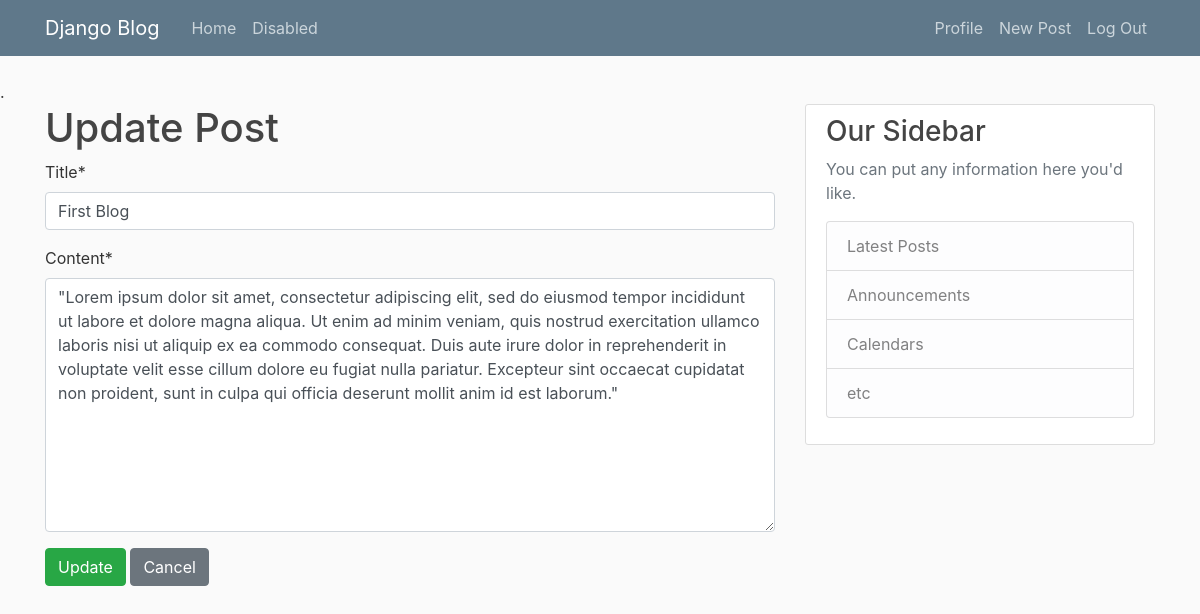
Page /post/1/update/ (signed in) on the earlier database version.
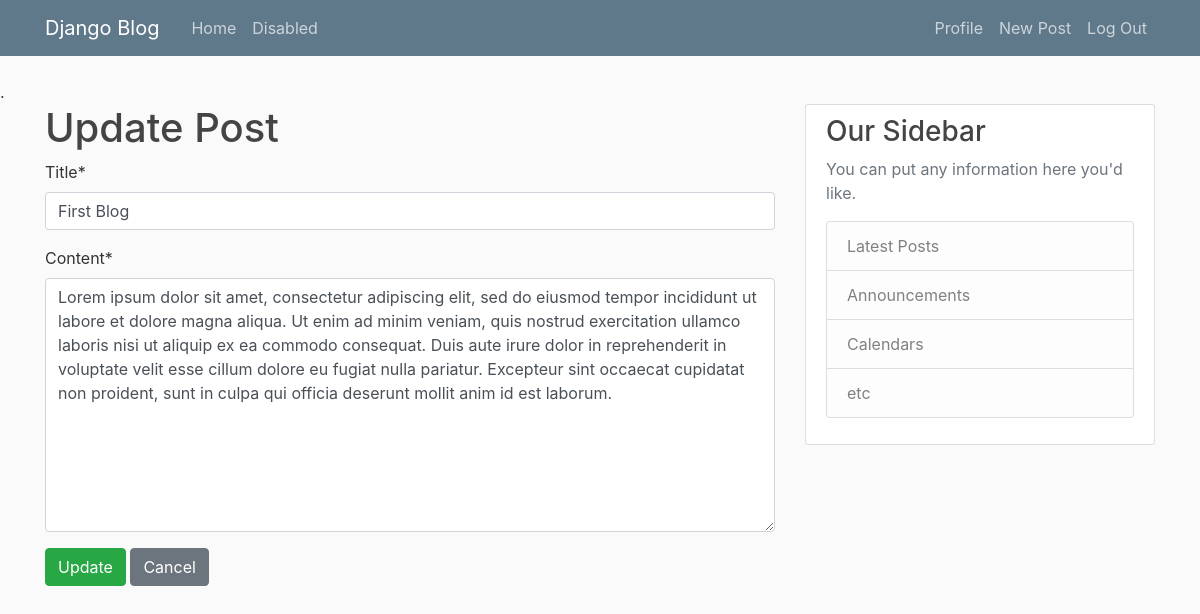
Same page on the later database version.
### main/models.py (models this page shows, shortened)
class Post(models.Model):
    title = models.CharField(max_length=300)
    content = models.TextField()
    date_posted = models.DateTimeField(default=timezone.now)
    author = models.ForeignKey(User, on_delete=models.CASCADE, related_name='post')

### main/views.py (the view, shortened to what this page needs)
# urls.py: path('post/<int:pk>/update/', PostUpdateView.as_view(), name='blog-update'),
class PostUpdateView(LoginRequiredMixin, UserPassesTestMixin, UpdateView):
    model = Post
    fields = ['title', 'content']
    template_name = 'main/update_form.html'
    def test_func(self):
        post = self.get_object()
        if self.request.user == post.author:
            return True
        return False

### main/templates/main/update_form.html (shortened to what this page needs)
{% extends 'main/base.html' %}
{% load crispy_forms_tags %}
{% block content %}
    <h1>Update Post</h1>
    <form class="form-group" method="post">
        {{form|crispy}}
        <button type="submit" class="btn btn-success">Update</button>
        <a href="{% url 'blog-detail' post.pk %}" class="btn btn-secondary">Cancel</a>
    </form>
{% endblock %}

Differences in the rows shown:
changed Post "First Blog": content "\"Lorem ipsum dolor sit amet, consectetur adipiscing elit, sed do eiusmod tempor incididunt ut labore et dolore magna aliqua. Ut enim ad minim veniam, quis nostrud exercitation ullamco laboris nisi ut aliquip ex ea commodo consequat. Duis aute irure dolor in reprehenderit in voluptate velit esse cillum dolore eu fugiat nulla pariatur. Excepteur sint occaecat cupidatat non proident, sunt in culpa qui officia deserunt mollit anim id est laborum.\"" → "Lorem ipsum dolor sit amet, consectetur adipiscing elit, sed do eiusmod tempor incididunt ut labore et dolore magna aliqua. Ut enim ad minim veniam, quis nostrud exercitation ullamco laboris nisi ut aliquip ex ea commodo consequat. Duis aute irure dolor in reprehenderit in voluptate velit esse cillum dolore eu fugiat nulla pariatur. Excepteur sint occaecat cupidatat non proident, sunt in culpa qui officia deserunt mollit anim id est laborum."
